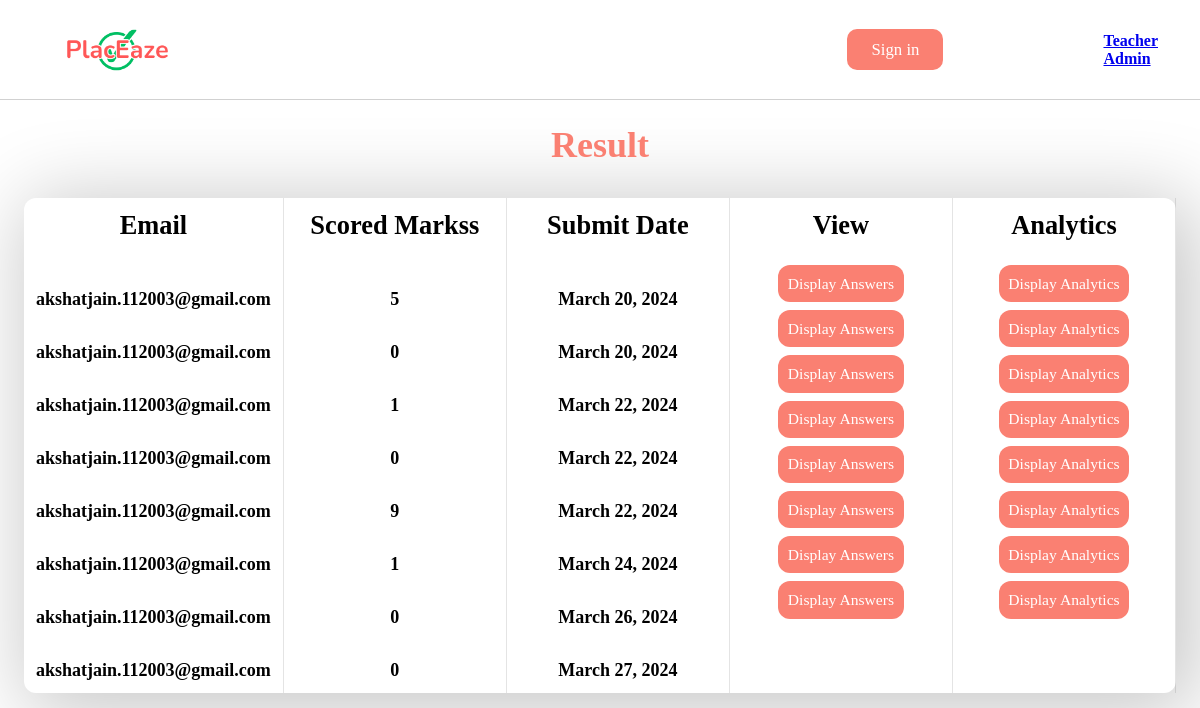
Screenshot of /viewResult/dynamic-binturong/ with the database file from the repository.
### place_aze/models.py (models this page shows, shortened)
class Student(models.Model):
    stid=models.AutoField(primary_key=True)
    stUser= models.ForeignKey(User, on_delete=models.CASCADE)
    email=models.EmailField(blank=False,null=False)

### place_aze/views.py (the view)
# urls.py: path("viewResult/<str:testId>/", views.viewResult, name="ViewResult"),
@csrf_exempt
def viewResult(request,testId):
    obj=StudentResults.objects.filter(testId=testId)
    resultList=[]
    for i in obj:
        stObj=Student.objects.get(stid=i.stid)
        resultList.append([stObj.email,i.scoredMarks,i.submitDate.date(),i.stid,i.testGivenId])
    return render(request,'viewResult.html',{'resultList':resultList,'testId':testId})

### place_aze/templates/viewResult.html (shortened to what this page needs)
{% load static %}
<!DOCTYPE html>
<html lang="en">
<head>
</head>
<body>
    <div id="main">
        <div id="page1">
            <div id="nav">
                <div class="prt1">
                    <img src="{% static 'Images/logo.png' %}" alt="">
                </div>
                {% if user.is_authenticated %}
                <div class="prt3">
                    <a href="/"><button>Home</button></a>
                  <a href="/logoutUser/"><button>Sign out</button></a>
                  <!-- <div class="admin">
                   <h4>Teacher</h4>
                   <h4>Admin</h4>
                  </div> -->
              </div>
              {% else %}
                  <div class="prt3">
                    <a href="/studentLoginPage/"><button>Sign in</button></a>
                  <div class="admin">
                    <a href="/teacherLoginPage/"><h4>Teacher</h4></a>
                    <a href="/adminLoginPage/"><h4>Admin</h4></a>
                   </div>
                </div>
              {% endif %}
                </div>
                <div class="centre2">
                    <h1 id="hed"> Result</h1>
                    <div  class="info2">
                        <div class="data-2">
                            <h2>Email</h2>
                            <div class="col-2">
                                {% for i in resultList %}
                            <h4>{{i.0}}</h4>
                            {% endfor %}
                            </div>
                        </div>
                        <div class="data-2">
                            <h2>Scored Markss</h2>
                            <div class="col-2">
                                {% for i in resultList %}
                            <h4>{{i.1}}</h4>
                 {% endfor %}
                            </div>
                        </div>
                        <div class="data-2">
                            <h2>Submit  Date</h2>
                            <div class="col-2">
                                {% for i in resultList %}
                            <h4>{{i.2}}</h4>
                           {% endfor %}
                            </div>
                        </div>
                        <div class="data-2">
                            <h2>View</h2>
                            <div class="col-2">
                                {% for i in resultList %}
                                <button><a href="/displaySolutions/{{i.3}}/{{testId}}/{{i.4}}/">Display Answers</a></button>
                           {% endfor %}
                            </div>
                        </div>
                        <div class="data-2">
                            <h2>Analytics</h2>
                            <div class="col-2">
                                {% for i in resultList %}
                                <button><a href="https://app.powerbi.com/view?r=eyJrIjoiYTM2MTY1MmUtNTY2Yy00MzQ4LTlmMzAtYzg2NTAzMjVjMzk0IiwidCI6ImQ2MWFkNzk5LTAyMDAtNDQ3ZC04OWMyLTBjOTliYzEzOTA4NyJ9" target="_blank">Display Analytics</a></button>
                                {% endfor %}
                            </div>
                        </div>
                    </div>
                </div>
        </div>
    </div>
</body>
</html>

### place_aze/templates/viewResult.html (style rules this page uses)
* { margin: 0; padding: 0; box-sizing: border-box; font-family: gilroy; }
html,body { height: 100%; width: 100%; }
#page1 { height: 100vh; width: 100%; }
#nav { height: 100px; display: flex; align-items: center; justify-content: space-between; padding: 0vw 3.5vw; border-bottom: 1px solid rgba(0, 0, 0, 0.182); }
.prt1 { display: flex; align-items: center ; }
.prt1 img { height: 4vw; }
.prt3 { display: flex; gap: 80px; align-items: center; position: relative; }
.prt3 button { font-size: 1.4vw; cursor: pointer; border-radius: 10px; padding: 0.9vw 2vw; border: none; background-color: salmon; color: white; font-family: gilroy; }
.centre2 { padding: 2vw; }
.centre2 #hed { color: salmon; font-size: 3vw; text-align: center; }
.centre2 > .info2 { margin-top: 4vh; display: flex; justify-content: space-between; box-shadow: 10px 10px 80px 10px rgba(0, 0, 0, 0.219); border-radius: 1vw; }
.info2 h2 { font-size: 2.2vw; }
.data-2 h4 { font-size: 1.5vw; font-family: kinta; }
.data-2 { display: flex; flex-direction: column; gap: 6vh; align-items: center; border-right: 1px solid rgba(66, 66, 66, 0.14); padding: 1vw; width: 25%; }
.col-2 { display: flex; flex-direction: column; gap: 4vh; align-items: center; }
.col-2 button { background-color: salmon; border-radius: 1vw; padding: .8vw; border: none; font-size: 1.3vw; margin-top: -3vh; }
.col-2 a { text-decoration: none; color: white; font-family: gilroy ; border: none; }

### rows the page displays
Student: email "akshatjain.112003@gmail.com" "akshatjain.112003@gmail.com" "akshatjain.112003@gmail.com" "akshatjain.112003@gmail.com" "akshatjain.112003@gmail.com" "akshatjain.112003@gmail.com" "akshatjain.112003@gmail.com" "akshatjain.112003@gmail.com"

### other values shown
{{ i.1 }} "5" "0" "1" "0" "9" "1" "0" "0"
{{ i.2 }} "March 20, 2024" "March 20, 2024" "March 22, 2024" "March 22, 2024" "March 22, 2024" "March 24, 2024" "March 26, 2024" "March 27, 2024"
